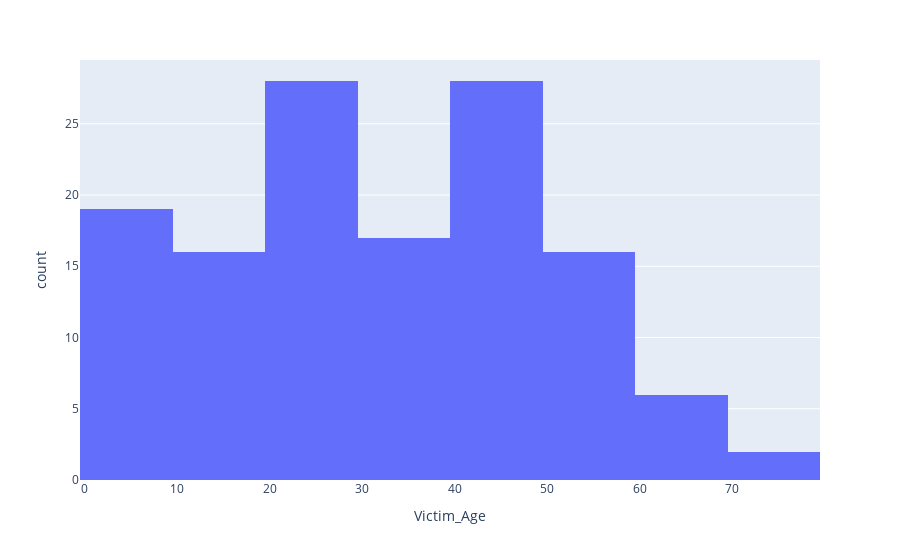

Notebook code for this chart:
### Code cell
df1 = df_bite.loc[(df_bite['Victim_Age'] >= 0) & (df_bite['Incident_Date'] >= '2020-03-01') & (df_bite['Incident_Date'] <= '2020-04-01')] 
fig3 = px.histogram(df1, x = "Victim_Age",nbins = 10)
fig3.show()

### Figure 1 — Plotly figure (JSON) as saved in the notebook; plotly's stock layout.template omitted (floating-point values rounded to 4 significant figures; data arrays with more than 128 entries replaced by an {"elided": "..."} marker saying what was removed)
{"data": [{"alignmentgroup": "True", "bingroup": "x", "hovertemplate": "Victim_Age=%{x}<br>count=%{y}<extra></extra>", "legendgroup": "", "marker": {"color": "#636efa", "pattern": {"shape": ""}}, "name": "", "nbinsx": 10, "offsetgroup": "", "orientation": "v", "showlegend": false, "type": "histogram", "x": {"elided": "132 int values"}, "xaxis": "x", "yaxis": "y"}], "layout": {"barmode": "relative", "legend": {"tracegroupgap": 0}, "margin": {"t": 60}, "xaxis": {"anchor": "y", "domain": [0, 1], "title": {"text": "Victim_Age"}}, "yaxis": {"anchor": "x", "domain": [0, 1], "title": {"text": "count"}}}}
